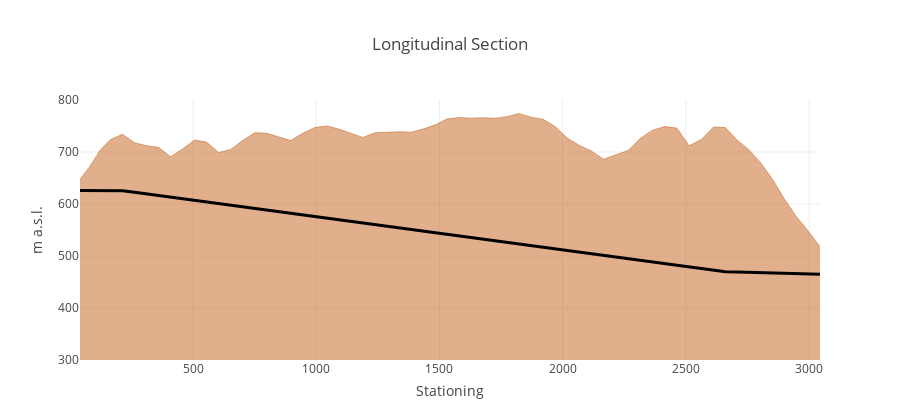
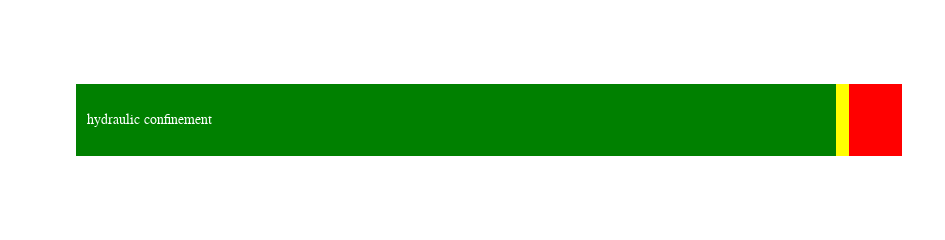

Here is the notebook cell these charts were saved with, in order:
### Code cell
z_dtm_align = go.Scatter(
    x=alignment_stationed_df['distance_stat_sum'].tolist(),
    y=alignment_stationed_df['z_dtm_align'].tolist(),
    name = "Terrain",
    mode='lines',
    line=dict(width=0.5,
              color='rgb(196, 97, 26)'),
    fill='tonexty'
)

z_align_line = go.Scatter(
    x=alignment_stationed_df['distance_stat_sum'].tolist(),
    y=alignment_stationed_df['z_align'].tolist(),
    line=dict(width=3,
              color='rgb(0, 0, 0)'),
    name ="Tunnel"
)

data = [z_dtm_align, z_align_line]

layout = go.Layout(
    title='Longitudinal Section',
    showlegend=False,
    xaxis=dict(
        title= "Stationing",
    ),
    yaxis=dict(
        title = "m a.s.l.",
        range = [300,800]  #need a procedure to automate this
    ),
    margin=dict(
        #l=50,
        b=40
    ),
    height=400,
)

fig = go.Figure(data=data, layout=layout)
plotly.offline.iplot(fig, show_link=False, filename='stacked-area-plot')



# initialize variables 
x_data = []
y_data = []
traces = []
annotations = []

fs = buffer_all_df_sel['FS'].tolist(),
c_fs = []
for i in range(len(buffer_all_df_sel.index)):
    if fs[0][i] <= 1.4:
        c_fs.append('red')
    elif 1.4 < fs[0][i] < 1.8:
        c_fs.append('yellow')
    else:
        c_fs.append('green')
slope = buffer_all_df_sel['slope'].tolist(),
c_slope = []
for i in range(len(buffer_all_df_sel.index)):
    if slope[0][i] > 30:
        c_slope.append('red')
    else:
        c_slope.append('green')        

x_data = [buffer_all_df_sel['dist_stat'].tolist()]
# x_data = [buffer_all_df_sel['dist_stat'].tolist(),
#           buffer_all_df_sel['dist_stat'].tolist()]

y_data = ['hydraulic confinement']
# y_data = ['slope',
#           'hydraulic confinement']

for i in range(0, len(x_data[0])):
    for xd, yd in zip(x_data, y_data):
        traces.append(go.Bar(
            x=[xd[i]],
            y=[yd],
            width = 0.3,
            orientation='h',
            marker=dict(
                color = c_fs[i],
            ),
            hoverinfo = 'none',
        ))
        
layout = go.Layout(
    xaxis=dict(
        showgrid=False,
        showline=False,
        showticklabels=False,
        zeroline=False,
        domain=[0.08, 1]  #horizontal extent of bar
    ),
    yaxis=dict(
        showgrid=False,
        showline=False,
        showticklabels=False,
        zeroline=False,
    ),
    barmode='stack',
    #paper_bgcolor='rgb(248, 248, 255)',
    #plot_bgcolor='rgb(248, 248, 255)',
    margin=dict(
        l=0,
        r=0,
        t=0,
        b=0
    ),
    showlegend=False,
    width=945,
    height=70,
)

for yd, xd in zip(y_data, x_data):
    # labeling the y-axis
    annotations.append(dict(xref='paper', yref='y',
                            x=0.09, y=yd, #x is position of text
                            xanchor='left',
                            text=str(yd),
                            font=dict(family='Arial', size=14,
                                      #color='rgb(67, 67, 67)'),
                                      color='white'),
                            showarrow=False, align='left'))
layout['annotations'] = annotations

fig = go.Figure(data=traces, layout=layout)
plotly.offline.iplot(fig, show_link=False, config=dict(displayModeBar=False), filename='bar-colorscale')

### Figure 1 — Plotly figure (JSON) as saved in the notebook; plotly's stock layout.template omitted (floating-point values rounded to 4 significant figures)
{"data": [{"fill": "tonexty", "line": {"color": "rgb(196, 97, 26)", "width": 0.5}, "mode": "lines", "name": "Terrain", "type": "scatter", "x": [41.24, 82.48, 123.7, 165.0, 213.7, 262.5, 311.3, 360.0, 408.8, 457.6, 506.3, 555.1, 603.9, 652.6, 701.4, 750.1, 798.9, 847.7, 896.4, 945.2, 994.0, 1043.0, 1092.0, 1140.0, 1189.0, 1238.0, 1287.0, 1335.0, 1384.0, 1433.0, 1482.0, 1530.0, 1579.0, 1628.0, 1677.0, 1725.0, 1774.0, 1823.0, 1872.0, 1921.0, 1969.0, 2018.0, 2067.0, 2116.0, 2166.0, 2216.0, 2265.0, 2315.0, 2364.0, 2414.0, 2464.0, 2513.0, 2563.0, 2612.0, 2660.0, 2708.0, 2756.0, 2804.0, 2852.0, 2900.0, 2948.0, 2996.0, 3044.0, null], "y": [647, 673, 704, 724, 734, 718, 712, 709, 691, 706, 723, 719, 699, 705, 722, 737, 736, 729, 722, 736, 747, 750.2, 744, 736, 728, 737, 738, 739, 738, 744, 752, 763.5, 766.3, 765, 766, 765, 768, 774, 767, 763, 749, 727, 713, 702, 686, 694, 703, 726, 742, 749, 746, 712, 724, 748, 747, 723, 704, 679, 647, 609, 576, 548, 518, 473]}, {"line": {"color": "rgb(0, 0, 0)", "width": 3}, "name": "Tunnel", "type": "scatter", "x": [41.24, 82.48, 123.7, 165.0, 213.7, 262.5, 311.3, 360.0, 408.8, 457.6, 506.3, 555.1, 603.9, 652.6, 701.4, 750.1, 798.9, 847.7, 896.4, 945.2, 994.0, 1043.0, 1092.0, 1140.0, 1189.0, 1238.0, 1287.0, 1335.0, 1384.0, 1433.0, 1482.0, 1530.0, 1579.0, 1628.0, 1677.0, 1725.0, 1774.0, 1823.0, 1872.0, 1921.0, 1969.0, 2018.0, 2067.0, 2116.0, 2166.0, 2216.0, 2265.0, 2315.0, 2364.0, 2414.0, 2464.0, 2513.0, 2563.0, 2612.0, 2660.0, 2708.0, 2756.0, 2804.0, 2852.0, 2900.0, 2948.0, 2996.0, 3044.0, null], "y": [625.9, 625.8, 625.7, 625.6, 625.5, 622.4, 619.3, 616.2, 613.1, 610.0, 606.9, 603.8, 600.7, 597.5, 594.4, 591.3, 588.2, 585.1, 582.0, 578.9, 575.8, 572.7, 569.6, 566.4, 563.3, 560.2, 557.1, 554.0, 550.9, 547.8, 544.7, 541.6, 538.4, 535.3, 532.2, 529.1, 526.0, 522.9, 519.8, 516.7, 513.6, 510.4, 507.3, 504.2, 501.1, 498.0, 494.8, 491.7, 488.6, 485.4, 482.3, 479.2, 476.0, 472.9, 469.8, 469.1, 468.5, 467.9, 467.3, 466.7, 466.1, 465.5, 464.8, 464.2]}], "layout": {"height": 400, "margin": {"b": 40}, "showlegend": false, "title": "Longitudinal Section", "xaxis": {"title": "Stationing"}, "yaxis": {"range": [300, 800], "title": "m a.s.l."}}}

### Figure 2 — Plotly figure (JSON) as saved in the notebook; plotly's stock layout.template omitted (floating-point values rounded to 4 significant figures)
{"data": [{"hoverinfo": "none", "marker": {"color": "green"}, "orientation": "h", "type": "bar", "width": 0.3, "x": [null], "y": ["hydraulic confinement"]}, {"hoverinfo": "none", "marker": {"color": "green"}, "orientation": "h", "type": "bar", "width": 0.3, "x": [41.24], "y": ["hydraulic confinement"]}, {"hoverinfo": "none", "marker": {"color": "green"}, "orientation": "h", "type": "bar", "width": 0.3, "x": [41.24], "y": ["hydraulic confinement"]}, {"hoverinfo": "none", "marker": {"color": "green"}, "orientation": "h", "type": "bar", "width": 0.3, "x": [41.24], "y": ["hydraulic confinement"]}, {"hoverinfo": "none", "marker": {"color": "green"}, "orientation": "h", "type": "bar", "width": 0.3, "x": [41.24], "y": ["hydraulic confinement"]}, {"hoverinfo": "none", "marker": {"color": "green"}, "orientation": "h", "type": "bar", "width": 0.3, "x": [48.77], "y": ["hydraulic confinement"]}, {"hoverinfo": "none", "marker": {"color": "green"}, "orientation": "h", "type": "bar", "width": 0.3, "x": [48.77], "y": ["hydraulic confinement"]}, {"hoverinfo": "none", "marker": {"color": "green"}, "orientation": "h", "type": "bar", "width": 0.3, "x": [48.77], "y": ["hydraulic confinement"]}, {"hoverinfo": "none", "marker": {"color": "green"}, "orientation": "h", "type": "bar", "width": 0.3, "x": [48.77], "y": ["hydraulic confinement"]}, {"hoverinfo": "none", "marker": {"color": "green"}, "orientation": "h", "type": "bar", "width": 0.3, "x": [48.77], "y": ["hydraulic confinement"]}, {"hoverinfo": "none", "marker": {"color": "green"}, "orientation": "h", "type": "bar", "width": 0.3, "x": [48.77], "y": ["hydraulic confinement"]}, {"hoverinfo": "none", "marker": {"color": "green"}, "orientation": "h", "type": "bar", "width": 0.3, "x": [48.77], "y": ["hydraulic confinement"]}, {"hoverinfo": "none", "marker": {"color": "green"}, "orientation": "h", "type": "bar", "width": 0.3, "x": [48.77], "y": ["hydraulic confinement"]}, {"hoverinfo": "none", "marker": {"color": "green"}, "orientation": "h", "type": "bar", "width": 0.3, "x": [48.77], "y": ["hydraulic confinement"]}, {"hoverinfo": "none", "marker": {"color": "green"}, "orientation": "h", "type": "bar", "width": 0.3, "x": [48.77], "y": ["hydraulic confinement"]}, {"hoverinfo": "none", "marker": {"color": "green"}, "orientation": "h", "type": "bar", "width": 0.3, "x": [48.77], "y": ["hydraulic confinement"]}, {"hoverinfo": "none", "marker": {"color": "green"}, "orientation": "h", "type": "bar", "width": 0.3, "x": [48.77], "y": ["hydraulic confinement"]}, {"hoverinfo": "none", "marker": {"color": "green"}, "orientation": "h", "type": "bar", "width": 0.3, "x": [48.77], "y": ["hydraulic confinement"]}, {"hoverinfo": "none", "marker": {"color": "green"}, "orientation": "h", "type": "bar", "width": 0.3, "x": [48.77], "y": ["hydraulic confinement"]}, {"hoverinfo": "none", "marker": {"color": "green"}, "orientation": "h", "type": "bar", "width": 0.3, "x": [48.77], "y": ["hydraulic confinement"]}, {"hoverinfo": "none", "marker": {"color": "green"}, "orientation": "h", "type": "bar", "width": 0.3, "x": [48.77], "y": ["hydraulic confinement"]}, {"hoverinfo": "none", "marker": {"color": "green"}, "orientation": "h", "type": "bar", "width": 0.3, "x": [48.77], "y": ["hydraulic confinement"]}, {"hoverinfo": "none", "marker": {"color": "green"}, "orientation": "h", "type": "bar", "width": 0.3, "x": [48.77], "y": ["hydraulic confinement"]}, {"hoverinfo": "none", "marker": {"color": "green"}, "orientation": "h", "type": "bar", "width": 0.3, "x": [48.77], "y": ["hydraulic confinement"]}, {"hoverinfo": "none", "marker": {"color": "green"}, "orientation": "h", "type": "bar", "width": 0.3, "x": [48.77], "y": ["hydraulic confinement"]}, {"hoverinfo": "none", "marker": {"color": "green"}, "orientation": "h", "type": "bar", "width": 0.3, "x": [48.77], "y": ["hydraulic confinement"]}, {"hoverinfo": "none", "marker": {"color": "green"}, "orientation": "h", "type": "bar", "width": 0.3, "x": [48.77], "y": ["hydraulic confinement"]}, {"hoverinfo": "none", "marker": {"color": "green"}, "orientation": "h", "type": "bar", "width": 0.3, "x": [48.77], "y": ["hydraulic confinement"]}, {"hoverinfo": "none", "marker": {"color": "green"}, "orientation": "h", "type": "bar", "width": 0.3, "x": [48.77], "y": ["hydraulic confinement"]}, {"hoverinfo": "none", "marker": {"color": "green"}, "orientation": "h", "type": "bar", "width": 0.3, "x": [48.77], "y": ["hydraulic confinement"]}, {"hoverinfo": "none", "marker": {"color": "green"}, "orientation": "h", "type": "bar", "width": 0.3, "x": [48.77], "y": ["hydraulic confinement"]}, {"hoverinfo": "none", "marker": {"color": "green"}, "orientation": "h", "type": "bar", "width": 0.3, "x": [48.77], "y": ["hydraulic confinement"]}, {"hoverinfo": "none", "marker": {"color": "green"}, "orientation": "h", "type": "bar", "width": 0.3, "x": [48.77], "y": ["hydraulic confinement"]}, {"hoverinfo": "none", "marker": {"color": "green"}, "orientation": "h", "type": "bar", "width": 0.3, "x": [48.77], "y": ["hydraulic confinement"]}, {"hoverinfo": "none", "marker": {"color": "green"}, "orientation": "h", "type": "bar", "width": 0.3, "x": [48.77], "y": ["hydraulic confinement"]}, {"hoverinfo": "none", "marker": {"color": "green"}, "orientation": "h", "type": "bar", "width": 0.3, "x": [48.77], "y": ["hydraulic confinement"]}, {"hoverinfo": "none", "marker": {"color": "green"}, "orientation": "h", "type": "bar", "width": 0.3, "x": [48.77], "y": ["hydraulic confinement"]}, {"hoverinfo": "none", "marker": {"color": "green"}, "orientation": "h", "type": "bar", "width": 0.3, "x": [48.77], "y": ["hydraulic confinement"]}, {"hoverinfo": "none", "marker": {"color": "green"}, "orientation": "h", "type": "bar", "width": 0.3, "x": [48.77], "y": ["hydraulic confinement"]}, {"hoverinfo": "none", "marker": {"color": "green"}, "orientation": "h", "type": "bar", "width": 0.3, "x": [48.77], "y": ["hydraulic confinement"]}, {"hoverinfo": "none", "marker": {"color": "green"}, "orientation": "h", "type": "bar", "width": 0.3, "x": [48.77], "y": ["hydraulic confinement"]}, {"hoverinfo": "none", "marker": {"color": "green"}, "orientation": "h", "type": "bar", "width": 0.3, "x": [48.77], "y": ["hydraulic confinement"]}, {"hoverinfo": "none", "marker": {"color": "green"}, "orientation": "h", "type": "bar", "width": 0.3, "x": [48.77], "y": ["hydraulic confinement"]}, {"hoverinfo": "none", "marker": {"color": "green"}, "orientation": "h", "type": "bar", "width": 0.3, "x": [48.77], "y": ["hydraulic confinement"]}, {"hoverinfo": "none", "marker": {"color": "green"}, "orientation": "h", "type": "bar", "width": 0.3, "x": [49.59], "y": ["hydraulic confinement"]}, {"hoverinfo": "none", "marker": {"color": "green"}, "orientation": "h", "type": "bar", "width": 0.3, "x": [49.59], "y": ["hydraulic confinement"]}, {"hoverinfo": "none", "marker": {"color": "green"}, "orientation": "h", "type": "bar", "width": 0.3, "x": [49.59], "y": ["hydraulic confinement"]}, {"hoverinfo": "none", "marker": {"color": "green"}, "orientation": "h", "type": "bar", "width": 0.3, "x": [49.59], "y": ["hydraulic confinement"]}, {"hoverinfo": "none", "marker": {"color": "green"}, "orientation": "h", "type": "bar", "width": 0.3, "x": [49.59], "y": ["hydraulic confinement"]}, {"hoverinfo": "none", "marker": {"color": "green"}, "orientation": "h", "type": "bar", "width": 0.3, "x": [49.59], "y": ["hydraulic confinement"]}, {"hoverinfo": "none", "marker": {"color": "green"}, "orientation": "h", "type": "bar", "width": 0.3, "x": [49.59], "y": ["hydraulic confinement"]}, {"hoverinfo": "none", "marker": {"color": "green"}, "orientation": "h", "type": "bar", "width": 0.3, "x": [49.59], "y": ["hydraulic confinement"]}, {"hoverinfo": "none", "marker": {"color": "green"}, "orientation": "h", "type": "bar", "width": 0.3, "x": [49.59], "y": ["hydraulic confinement"]}, {"hoverinfo": "none", "marker": {"color": "green"}, "orientation": "h", "type": "bar", "width": 0.3, "x": [49.59], "y": ["hydraulic confinement"]}, {"hoverinfo": "none", "marker": {"color": "green"}, "orientation": "h", "type": "bar", "width": 0.3, "x": [49.59], "y": ["hydraulic confinement"]}, {"hoverinfo": "none", "marker": {"color": "green"}, "orientation": "h", "type": "bar", "width": 0.3, "x": [48.01], "y": ["hydraulic confinement"]}, {"hoverinfo": "none", "marker": {"color": "green"}, "orientation": "h", "type": "bar", "width": 0.3, "x": [48.01], "y": ["hydraulic confinement"]}, {"hoverinfo": "none", "marker": {"color": "green"}, "orientation": "h", "type": "bar", "width": 0.3, "x": [48.01], "y": ["hydraulic confinement"]}, {"hoverinfo": "none", "marker": {"color": "green"}, "orientation": "h", "type": "bar", "width": 0.3, "x": [48.01], "y": ["hydraulic confinement"]}, {"hoverinfo": "none", "marker": {"color": "yellow"}, "orientation": "h", "type": "bar", "width": 0.3, "x": [48.01], "y": ["hydraulic confinement"]}, {"hoverinfo": "none", "marker": {"color": "red"}, "orientation": "h", "type": "bar", "width": 0.3, "x": [48.01], "y": ["hydraulic confinement"]}, {"hoverinfo": "none", "marker": {"color": "red"}, "orientation": "h", "type": "bar", "width": 0.3, "x": [48.01], "y": ["hydraulic confinement"]}, {"hoverinfo": "none", "marker": {"color": "red"}, "orientation": "h", "type": "bar", "width": 0.3, "x": [48.01], "y": ["hydraulic confinement"]}, {"hoverinfo": "none", "marker": {"color": "red"}, "orientation": "h", "type": "bar", "width": 0.3, "x": [48.01], "y": ["hydraulic confinement"]}], "layout": {"annotations": [{"align": "left", "font": {"color": "white", "family": "Arial", "size": 14}, "showarrow": false, "text": "hydraulic confinement", "x": 0.09, "xanchor": "left", "xref": "paper", "y": "hydraulic confinement", "yref": "y"}], "barmode": "stack", "height": 70, "margin": {"b": 0, "l": 0, "r": 0, "t": 0}, "showlegend": false, "width": 945, "xaxis": {"domain": [0.08, 1], "showgrid": false, "showline": false, "showticklabels": false, "zeroline": false}, "yaxis": {"showgrid": false, "showline": false, "showticklabels": false, "zeroline": false}}}
